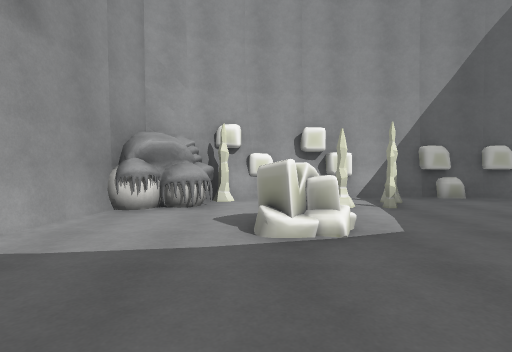
[1] (above)

21 first-person views from a walk through a Unity game level. The camera is 1.3 m above the floor, tilts 2° down and sees 80° across. The floor is counted in squares, 2 m on a side. Each view is taken from the middle of a square. On the plan, view 1 faces up. The plan holds only what a view shows up to about 10 squares ahead; the rest is blank. Some surface patterns are stand-ins.

[2]
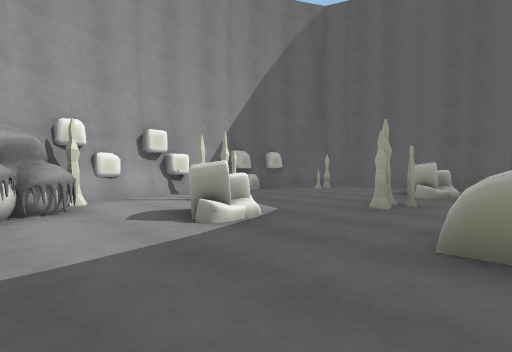

[3]
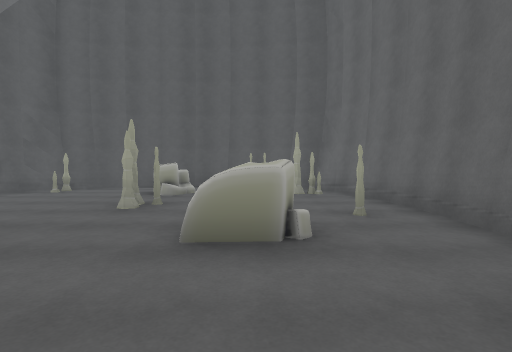

[4]
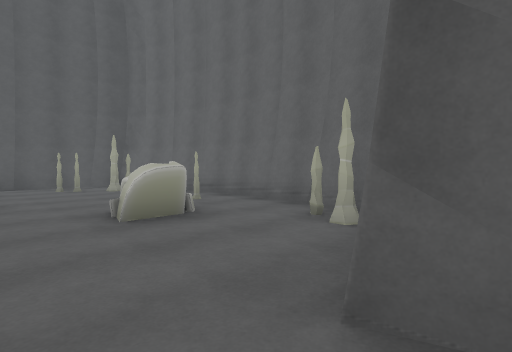

[5]
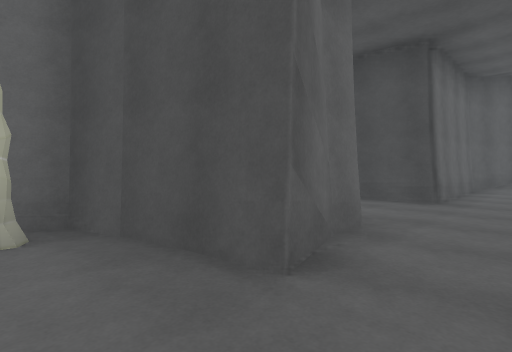

[6]
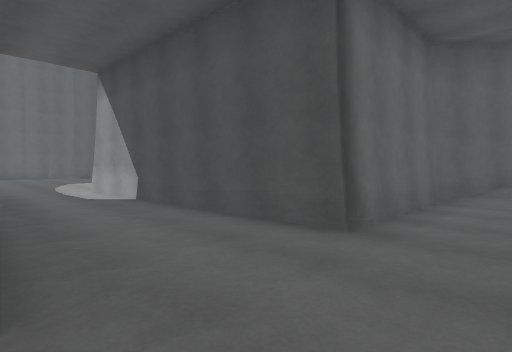

[7]
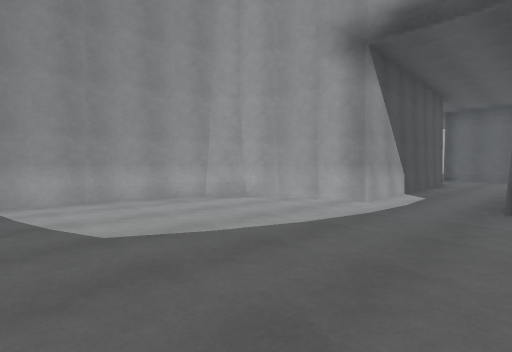

[8]
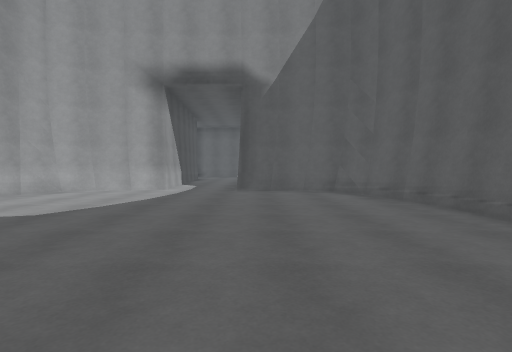

[9]
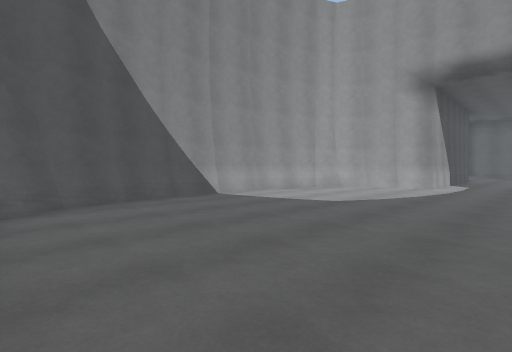

[10]
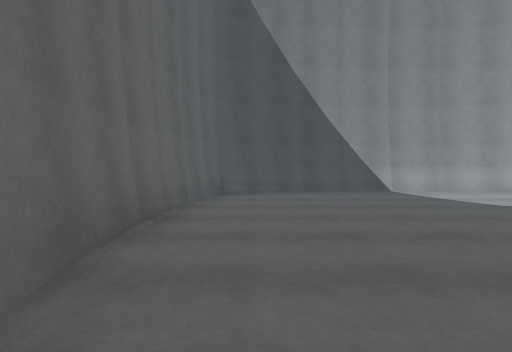

[11]
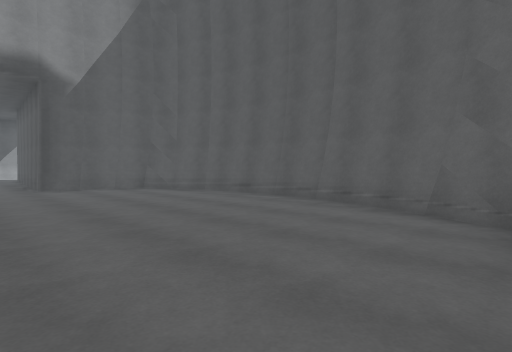

[12]
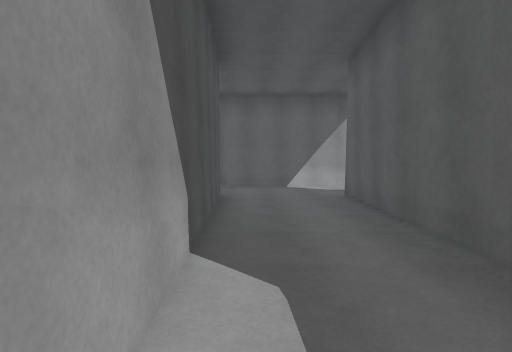

[13]
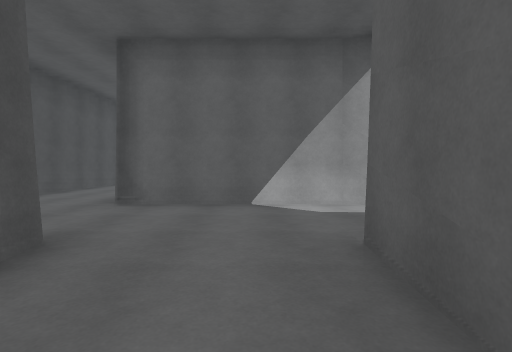

[14]
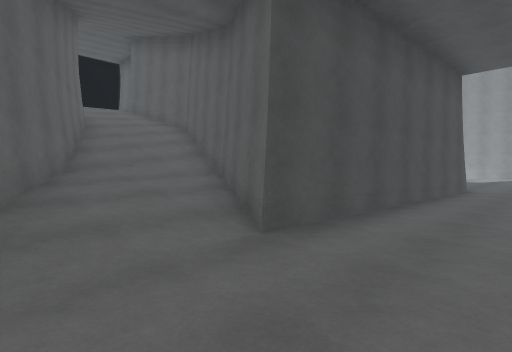

[15]
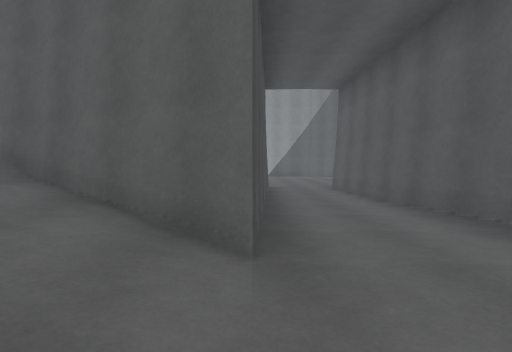

[16]
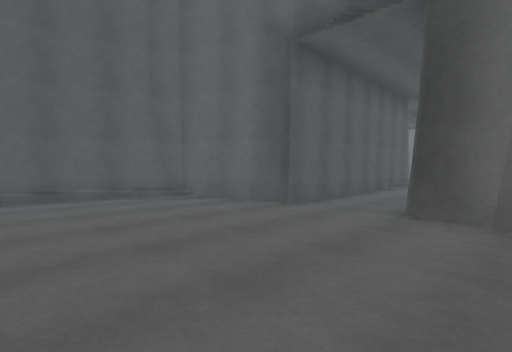

[17]
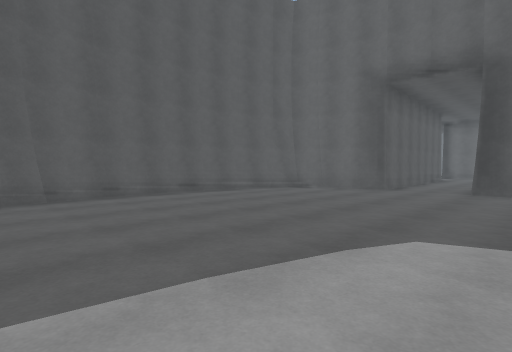

[18]
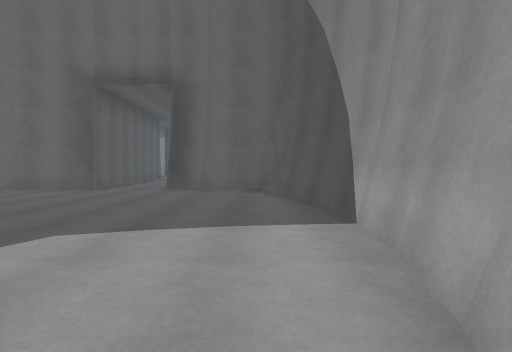

[19]
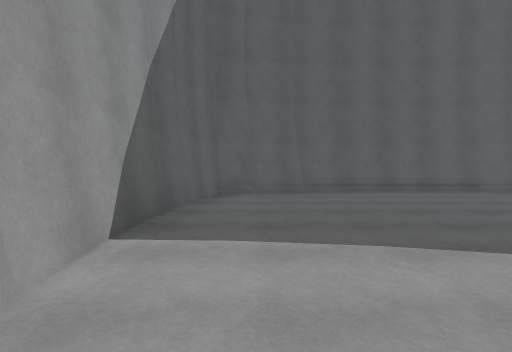

[20]
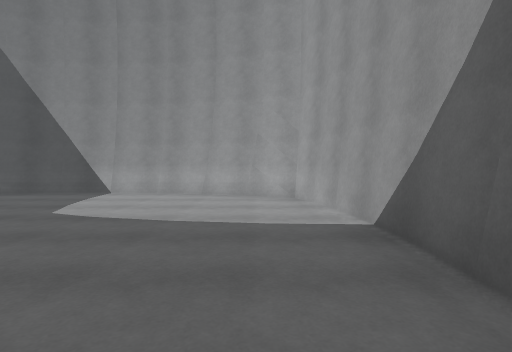

[21]
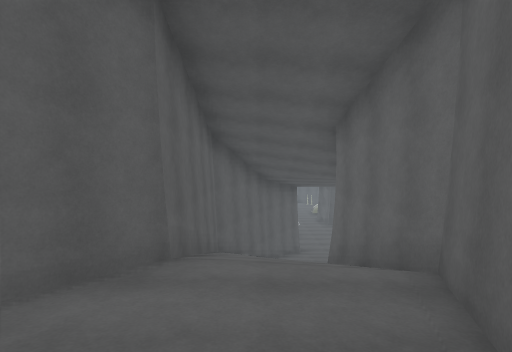

### Floor plan
Key: @ floor where view 1 was taken; # wall or solid block; . floor; / step, stairs or slope; = window, fence, low wall or low ledge; R rock; B ball; U boulder; O other object.
Columns run from 23 left of view 1 to 7 right of it. Each row starts with its distance up from view 1.
 20             ######
 19           ###....##
 18           #.......##
 17           #........#
 16           #........#
 15           #........#
 14           #........#
 13           #........#
 12           #........#
 11           #.......##
 10           ####..###
  9              #..#
  8              #..#
  7   ##         #..#        ##
  6  //#######   #..#      R.R.RR#
  5 /////////#####..#    BB.OO..O##
  4  #//////////##..#   #.........#
  3  #######//////..#####..UU.....#
  2        ####//.............O.U.#
  1           ###.................#
  0             #####..##..@U....##
 -1                 #..###O..#..O=#
 -2                 #..# ##.....###
 -3                 #..#  #######
 -4                 #..#
 -5                 #..#
 -6               ###..####
 -7              ##.......#
 -8              #........#
 -9              #........#
-10              #........#
-11              #........#
-12              #........#
-13              #........#
-14              ##.......#
-15               ##....###
-16                ######

Where each view was taken, in squares from view 1:
view 1: 0 up, 0 right, facing up
view 2: 0 up, 2 left, facing up-right
view 3: 0 up, 2 left, facing right
view 4: 2 up, 3 left, facing down-right
view 5: 2 up, 1 left, facing down-left
view 6: 2 up, 4 left, facing down-left
view 7: 11 down, 4 left, facing up-left
view 8: 14 down, 4 left, facing up
view 9: 15 down, 4 left, facing up-left
view 10: 14 down, 2 left, facing left
view 11: 15 down, 6 left, facing up-right
view 12: 6 down, 6 left, facing up
view 13: 2 down, 5 left, facing up
view 14: 1 up, 8 left, facing up-left
view 15: 1 up, 10 left, facing up
view 16: 14 up, 11 left, facing down-right
view 17: 18 up, 11 left, facing down-right
view 18: 18 up, 12 left, facing down
view 19: 18 up, 12 left, facing right
view 20: 18 up, 6 left, facing left
view 21: 5 up, 23 left, facing right
